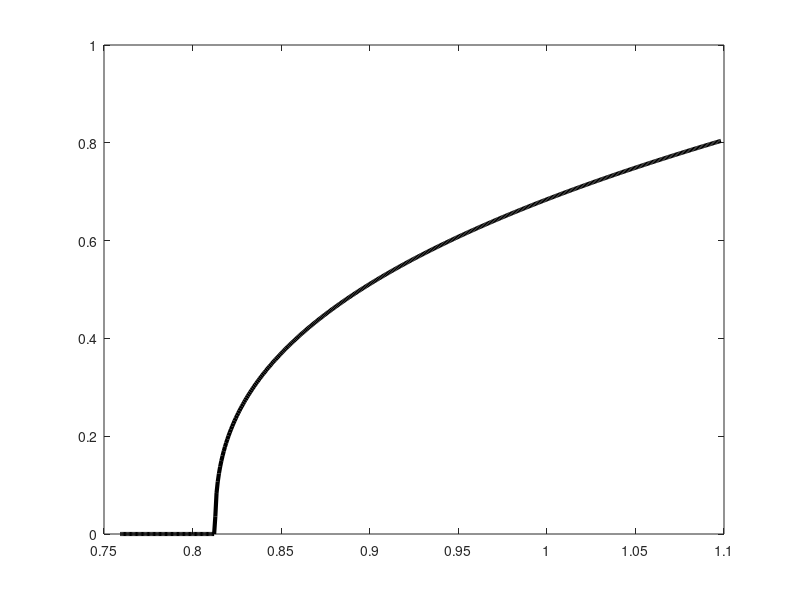

Recreate this plot in MATLAB. (Note: this script raises an error after producing the figure.)
% -------------------------------------------------------------------------
% SUMMARY
% This script aggregates simulation outputs across multiple values of the
% external drive parameter (nu), automatically extracted from filenames.
% For each condition, it loads wavelength and oscillation frequency data,
% computes summary statistics (mean and standard deviation), and compares
% them against mean-field theoretical predictions.
%
% The script produces two figures:
% 1) Spatial frequency (k) vs external drive, including error bars from
%    simulated wavelengths and mean-field predictions, with instability
%    region boundaries indicated.
% 2) Oscillation frequency (omega) vs external drive, comparing simulated
%    dominant frequencies to mean-field predictions, again highlighting
%    instability bounds.
% -------------------------------------------------------------------------

clear

% 1. List all files beginning with 'wavelengths_nu' (any extension)
files = dir('wavelengths_nu*.*');
% 2. Preallocate vector
nFiles = numel(files);
vals   = NaN(nFiles,1);
% 3. Extract the three decimal number after 'wavelengths_nu'
for k = 1:nFiles
    name = files(k).name;
    tok = regexp(name, '^wavelengths_nu([0-9]+\.[0-9]{3})', 'tokens');
    if ~isempty(tok)
        vals(k) = str2double(tok{1}{1});
    end
end
% 4. Remove any that didn not match and sort ascending
vals = vals(~isnan(vals));
vals = sort(vals);
% 5. (Optional) display
disp('Found wavelengths_nu values:');
disp(vals);


%%

all_d={};
mean_w=zeros(length(vals),1);
std_w=zeros(length(vals),1);
mean_om=zeros(length(vals),1);
std_om=zeros(length(vals),1);


for i=1:length(vals)
   
    ld=load(sprintf('wavelengths_nu%.3f.mat',vals(i)));   
    all_w{i}=(ld.wave_wavelengths);   
    mean_w(i)=mean(all_w{i},"omitnan");
    std_w(i)=std(all_w{i},"omitnan");
    ld=load(sprintf('oscil_freq_nu%.3f.mat',vals(i)));
    mean_om0(i)=ld.f0_LFP;
    mean_om1(i)=ld.f0_ave_LFP;
    std_om1(i)=ld.sd_LFP;
    mean_om2(i)=ld.domFreq_rate;
    std_om2(i)=ld.sigma_rate;
end

%%

bounds=load('Instability_region.mat','lb','ub');
ld=load('Wavelength_from_mean_field.mat','ext_field','k_max_list');

figure
plot(ld.ext_field, ld.k_max_list , 'k','linewidth',3);
hold on
errorbar(vals,2.*pi./(10.*mean_w),std_w.*2.*pi./(10.*mean_w.^2),'.','markersize',40) %let's use mm
hold on
xline(bounds.lb)
hold on
xline(bounds.ub)
hold on
xlim([0.75 1.05])
ylabel('k [mm^{-1}]','FontSize',18);
set(gca,'fontsize',18)


ld=load('Oscill_freq_from_mean_field.mat','','maxOmegas');

figure
plot(ld.ext_field,ld.maxOmegas,'k','linewidth',2)
hold on
errorbar(vals,mean_om2,std_om2,'.','markersize',40)
hold on
xline(bounds.lb)
hold on
xline(bounds.ub)
xlim([0.75 1.05])
xlabel('\nu_{ext}/\nu_{\theta}','FontSize',14);
ylabel('\omega [Hz]','FontSize',18);
set(gca,'fontsize',18)
 
